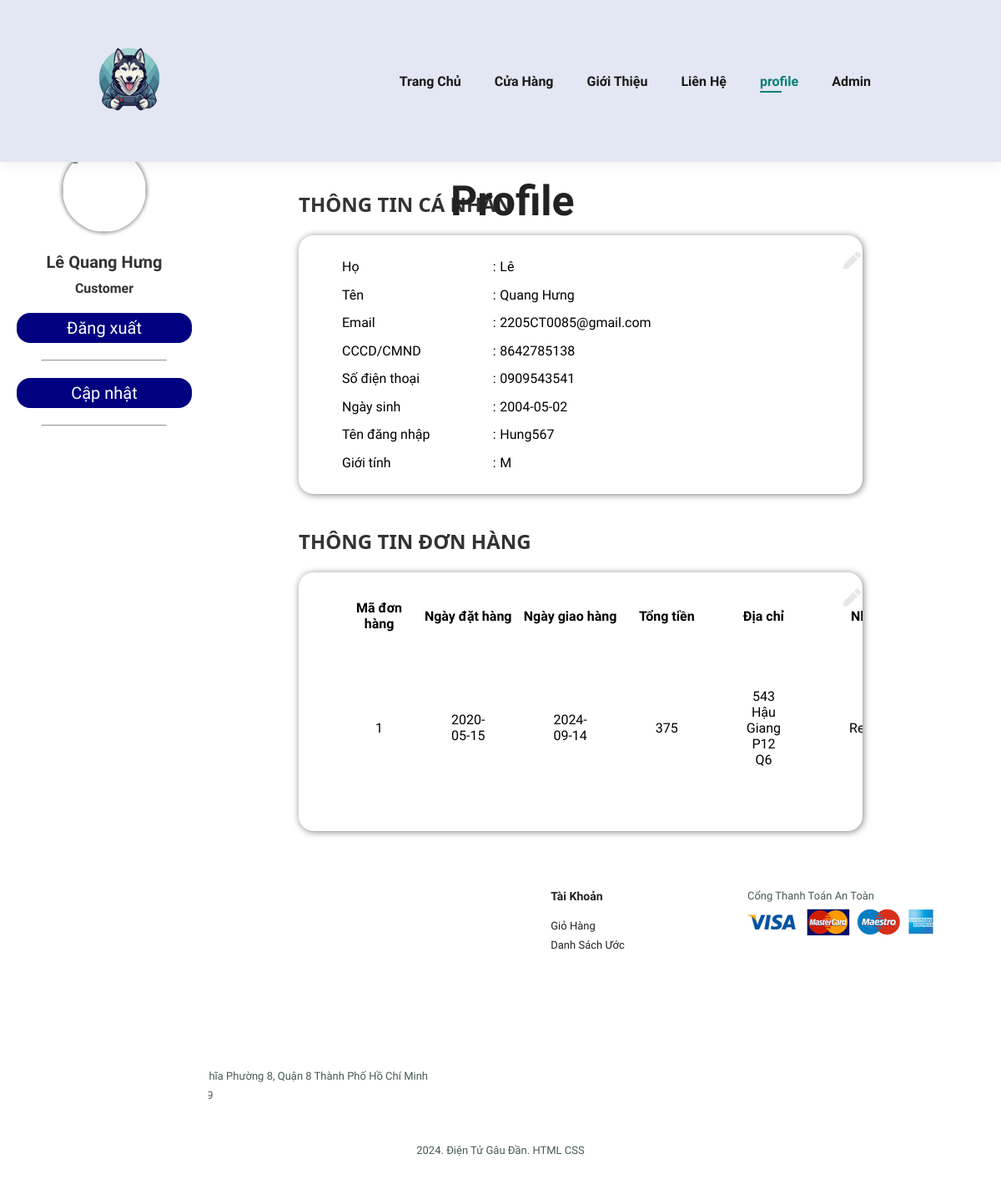
The app's page /profile.php (signed in) with its own data.
### tables this page shows
CREATE TABLE `accounts` (
  `aid` int(11) NOT NULL,
  `afname` varchar(100) NOT NULL,
  `alname` varchar(100) NOT NULL,
  `phone` char(10) NOT NULL,
  `email` varchar(100) NOT NULL,
  `cnic` char(12) NOT NULL,
  `dob` date NOT NULL,
  `username` varchar(100) NOT NULL,
  `gender` varchar(10) NOT NULL,
  `password` varchar(100) NOT NULL
);

CREATE TABLE `orders` (
  `oid` int(11) NOT NULL,
  `dateod` date NOT NULL,
  `datedel` date DEFAULT NULL,
  `aid` int(11) NOT NULL,
  `address` varchar(255) NOT NULL,
  `city` varchar(50) NOT NULL,
  `country` varchar(100) NOT NULL,
  `account` char(16) DEFAULT NULL,
  `total` int(11) NOT NULL
);

### profile.php (the view, shortened to what this page needs)
<!DOCTYPE html>
<html lang="en">
<head>
    <link rel="stylesheet" href="https://pro.fontawesome.com/releases/v5.10.0/css/all.css" />
    <link rel="stylesheet" href="https://pro.fontawesome.com/releases/v5.10.0/css/all.css" />
    <link rel="stylesheet" href="style.css" />
</head>
<body>
    <section id="header">
        <a href="index.php"><img src="img/logo.jpg" class="logo" alt="" /></a>
        <div>
            <ul id="navbar">
                <li><a href="index.php">Trang Chủ</a></li>
                <li><a href="shop.php">Cửa Hàng</a></li>
                <li><a href="about.php">Giới Thiệu</a></li>
                <li><a href="contact.php">Liên Hệ</a></li>
                <?php
        if ($_SESSION['aid'] < 0) {
          echo "   <li><a href='login.php'>login</a></li>
            <li><a  href='signup.php'>SignUp</a></li>
            ";
        } else {
          echo "   <li><a class='active'  href='profile.php'>profile</a></li>
          ";
        }
        ?>
                <li><a href="admin.php">Admin</a></li>
                <li id="lg-bag">
                    <a href="cart.php"><i class="far fa-shopping-bag"></i></a>
                </li>
            </ul>
        </div>
    </section>
    <div class="navbar-top">
        <div class="title">
            <h1>Profile</h1>
        </div>
    </div>
    <div class="sidenav">
        <div class="profile">
            <img src="https://imdezcode.files.wordpress.com/2020/02/imdezcode-logo.png" alt="" width="100" height="100">
            <?php
      include("include/connect.php");
      $aid = $_SESSION['aid'];
      $query = "SELECT * FROM ACCOUNTS WHERE aid = $aid";
      $result = mysqli_query($con, $query);
      $row = mysqli_fetch_assoc($result);
      $afname = $row['afname'];
      $alname = $row['alname'];
      $name = $afname . " " . $alname;
      echo "
      <div class='name'>
        $name
      </div>
      <div class='job'>
        Customer
      </div>
    </div>
    "
        ?>
            <div class="sidenav-url">
                <div class="url">
                    <a href='profile.php?lo=1' class="btn logup">Đăng xuất</a>
                    <hr allign="center">
                </div>
                <div class="url">
                    <a href='profile.php?upd=1' class="btn logup">Cập nhật</a>
                    <hr allign="center">
                </div>
            </div>
        </div>
        <div class="main">
            <h2>THÔNG TIN CÁ NHÂN</h2>
            <div class="card">
                <div class="card-body">
                    <i class="fa fa-pen fa-xs edit"></i>
                    <table>
                        <tbody>
                            <?php
              if (isset($_GET['upd'])) {
                include("include/connect.php");
                $aid = $_SESSION['aid'];
                $query = "SELECT * FROM ACCOUNTS WHERE aid = $aid";
                $result = mysqli_query($con, $query);
                $row = mysqli_fetch_assoc($result);
                $afname = $row['afname'];
                $alname = $row['alname'];
                $phone = $row['phone'];
                $email = $row['email'];
                $cnic = $row['cnic'];
                $dob = $row['dob'];
                $user = $row['username'];
                $gender = $row['gender'];
                echo "
              <form class='form1' method='post'>
              <tr>
                <td>Họ</td>
                <td>:</td>
                <td><input name='a1' type='text' value='$afname'></td>
              </tr>
              <tr>
                <td>Tên</td>
                <td>:</td>
                <td><input name='a2' type='text' value='$alname'></td>
              </tr>
              <tr>
                <td>Email</td>
                <td>:</td>
                <td><input name='a3' type='text' value='$email'></td>
              </tr>
              <tr>
                <td>CCCD/CMND</td>
                <td>:</td>
                <td><input name='a4' type='text' value='$cnic'></td>
              </tr>
              <tr>
              <td>Số điện thoại</td>
              <td>:</td>
              <td><input name='a5' type='text' value='$phone'></td>
              </tr>
              <tr>
              <td>Ngày sinh</td>
              <td>:</td>
              <td><input name='a6' type='date' value='$dob'></td>
              </tr>
              <tr>
              <td><button name='submit' type='submit' class='btn' style='width: 50%;'>Cập Nhật</button></td>
              </tr>
              </form>
              ";
              } else {
                include("include/connect.php");
                $aid = $_SESSION['aid'];
                $query = "SELECT * FROM ACCOUNTS WHERE aid = $aid";
                $result = mysqli_query($con, $query);
                $row = mysqli_fetch_assoc($result);
                $afname = $row['afname'];
                $alname = $row['alname'];
                $phone = $row['phone'];
                $email = $row['email'];
                $cnic = $row['cnic'];
                $dob = $row['dob'];
                $user = $row['username'];
                $gender = $row['gender'];
                echo "
              <tr>
                <td>Họ</td>
                <td>:</td>
                <td>$afname</td>
              </tr>
              <tr>
                <td>Tên</td>
                <td>:</td>
                <td>$alname</td>
              </tr>
              <tr>
                <td>Email</td>
                <td>:</td>
                <td>$email</td>
              </tr>
              <tr>
                <td>CCCD/CMND</td>
                <td>:</td>
                <td>$cnic</td>
              </tr>
              <tr>
              <td>Số điện thoại</td>
              <td>:</td>
              <td>$phone</td>
              </tr>
              <tr>
              <td>Ngày sinh</td>
              <td>:</td>
              <td>$dob</td>
              </tr>
              <tr>
              <td>Tên đăng nhập</td>
              <td>:</td>
              <td>$user</td>
              </tr>
              <tr>
              <td>Giới tính</td>
              <td>:</td>
              <td>$gender</td>
              </tr>
              ";
              }
              ?>
                        </tbody>
                    </table>
                </div>
            </div>
            <?php
      if (isset($_GET['odd'])) {
        include("include/connect.php");
        $oid = $_GET['odd'];
        $query = "select * from `order-details` where oid = $oid";
        $result = mysqli_query($con, $query);
        echo "<h2>Nhân xét</h2>
                  <div class='card'>
                  <div class='card-body'>
                      <i class='fa fa-pen fa-xs edit'></i>
                      <div class='tb' style: 'height: 700px; max-height: 700px;'>
                      <form method='post'> <table style='display:table; max-height: 700px;' class='tb'><thead>
                <tr>
                  <th>Tên</th>
                  <th>Hình ảnh</th>
                  <th>Giá</th>
                  <th>Nhận xét</th>
                  <th>Đánh Giá</th>
                </tr>
                </thead><tbody>";
        while ($row = mysqli_fetch_assoc($result)) {
          include("include/connect.php");
          $pid = $row['pid'];
          $query = "select * from products where pid = $pid";
          $result2 = mysqli_query($con, $query);
          $row2 = mysqli_fetch_assoc($result2);
          $img = $row2['img'];
          $pname = $row2['pname'];
          $price = $row2['price'];
          echo " <tr>
                    <td>$pname</td>
                    <td><img src='product_images/$img' width='50px' height='50px' alt='Product 1'></td>
                    <td>$price</td>
                    <td><textarea name='$pid-te'> </textarea></td>
                    <td>
                      <fieldset class='rating' style='width: 300px; padding: 0;' id = 'a-$pid-rating'>
                        <input type='radio' onclick='bruh(`$pid`)' id='$pid-rating1' name='$pid-rating' value='1' required><label for='$pid-rating1' style='padding: 10px;'></label>
                        <input type='radio' onclick='bruh(`$pid`)' id='$pid-rating2' name='$pid-rating' value='2' ><label for='$pid-rating2' style='padding: 10px;'></label>
                        <input type='radio' onclick='bruh(`$pid`)' id='$pid-rating3' name='$pid-rating' value='3' ><label for='$pid-rating3' style='padding: 10px;'></label>
                        <input type='radio' onclick='bruh(`$pid`)' id='$pid-rating4' name='$pid-rating' value='4' ><label for='$pid-rating4' style='padding: 10px;'></label>
                        <input type='radio' onclick='bruh(`$pid`)' id='$pid-rating5' name='$pid-rating' value='5' ><label for='$pid-rating5' style='padding: 10px;'></label>
                      </fieldset>
                    </td>
                  </tr><script>bruh(`$pid`);</script>";
        }
        echo "</tbody></table><div class='asd'><button type='submit' name='abc' class = 'btn' >Gửi</button></div>
                </form></tbody>
                  </table>
              </div>
          </div>
     ";
      } else {
        echo "<h2>THÔNG TIN ĐƠN HÀNG</h2>
                <div class='card'>
                <div class='card-body'>
                    <i class='fa fa-pen fa-xs edit'></i>
                    <div class='tb'>
                        <table style='display:table;' class='tb'>
                            <thead>
                                <tr>
                                    <th>Mã đơn hàng</th>
                                    <th>Ngày đặt hàng</th>
                                    <th>Ngày giao hàng</th>
                                    <th>Tổng tiền</th>
                                    <th>Địa chỉ</th>
                                    <th>Nhận xét</th>
                                </tr>
                            </thead>
                            <tbody>";
        include("include/connect.php");
        $aid = $_SESSION['aid'];
        $query = "SELECT * FROM orders join accounts on orders.aid = accounts.aid where orders.aid = $aid";
        $result = mysqli_query($con, $query);
        while ($row = mysqli_fetch_assoc($result)) {
          $oid = $row['oid'];
          $dateod = $row['dateod'];
          $datedel = $row['datedel'];
          $add = $row['address'];
          $pri = $row['total'];
          echo "
                <tr>
                <td>$oid</td>
                    <td>$dateod</td>
                    <td>$datedel</td>
                    <td>$pri</td>
                <td style='max-width: 300px; max-height: 100px; overflow-x: auto; overflow-y: auto;'>$add</td>
                ";
          if ($datedel != "Not Delivered") {
            $query1 = "select* from reviews where oid = $oid";
            $r = mysqli_query($con, $query1);
            $w = mysqli_fetch_assoc($r);
            if (empty($w))
              echo "<td><a href='profile.php?odd=$oid'><button class='insert-btn'>Review</button></a></td>";
            else
              echo "<td>Reviewed</td>";
          }
          echo "</tr>";
        }
        echo "</tbody>
                  </table>
              </div>
          </div>
      </div>";
      }
      ?>
        </div>
        <footer class="section-p1">
        <div class="col">
            <h4>Liên Hệ</h4>
            <p>
                <strong>Địa Chỉ: </strong> 1130 Nguyễn Chế Nghĩa Phường 8, Quận 8 Thành Phố Hồ Chí Minh
            </p>
            <p>
                <strong>Số Điện Thoại: </strong> +84999999999
            </p>
            <p>
                <strong>Giờ Làm Việc: </strong> 8:00 - 18:00
            </p>
        </div>
        <div class="col">
            <h4>Tài Khoản</h4>
            <a href="cart.php">Giỏ Hàng</a>
            <a href="wishlist.php">Danh Sách Ước</a>
        </div>
        <div class="col install">
            <p>Cổng Thanh Toán An Toàn</p>
            <img src="img/pay/pay.png" />
        </div>
        <div class="copyright">
            <p>2024. Điện Tử Gâu Đần. HTML CSS </p>
        </div>
    </footer>
</body>
</html>

### style.css (style rules this page uses)
* { margin: 0; padding: 0; box-sizing: border-box; font-family: "Spartan", sans-serif; }
html { scroll-behavior: smooth; }
h1 { font-size: 50px; line-height: 64px; color: #222; }
h2 { font-size: 46px; line-height: 54px; color: #222; }
h4 { font-size: 20px; color: #222; }
p { font-size: 16px; color: #465b52; margin: 15px 0 20px 0; }
.section-p1 { padding: 40px 80px; }
body { width: 100%; }
#header { display: flex; align-items: center; justify-content: space-between; padding: 20px 80px; background: #e3e6f3; box-shadow: 0 5px 15px rgba(0, 0, 0, 0.06); position: sticky; z-index: 999; top: 0; left: 0; }
#navbar { display: flex; align-items: center; justify-content: center; }
#navbar li { list-style: none; padding: 0 20px; position: relative; }
#navbar li a { text-decoration: none; font-size: 16px; font-weight: 600; color: #1a1a1a; transition: 0.3s ease; }
#navbar li a:hover, #navbar li a.active { color: #088178; }
#navbar li a.active::after, #navbar li a:hover::after { content: ""; width: 30%; height: 2px; background: #088178; position: absolute; bottom: -4px; left: 20px; }
footer { display: flex; flex-wrap: wrap; justify-content: space-between; }
footer .col { display: flex; flex-direction: column; align-items: flex-start; margin-bottom: 20px; }
footer h4 { font-size: 14px; padding-bottom: 20px; }
footer a { font-size: 13px; margin: 0 0 8px 0; text-decoration: none; color: #222; }
footer p { font-size: 13px; margin: 0 0 8px 0; }
footer .copyright { width: 100%; text-align: center; }
.btn { outline: none; border: none; padding: 10px 30px; background-color: navy; color: white; border-radius: 1rem; width: 20%; cursor: pointer; }
.title { padding-top: 15px; position: absolute; left: 45%; }
.sidenav { background-color: #fff; color: #333; margin-top: 100px; border-bottom-right-radius: 25px; height: 86%; left: 0; overflow-x: hidden; padding-top: 20px; position: absolute; top: 70px; width: 250px; }
.url { margin: 20px 0px; }
.profile { margin-bottom: 20px; margin-top: -12px; text-align: center; }
.profile img { border-radius: 50%; box-shadow: 0px 0px 5px 1px grey; }
.name { font-size: 20px; font-weight: bold; padding-top: 20px; }
.job { font-size: 16px; font-weight: bold; padding-top: 10px; }
.url, hr { text-align: center; }
.url hr { margin-left: 20%; width: 60%; }
.url a { color: #fff; display: block; font-size: 20px; margin: 20px; padding: 6px 8px; text-decoration: none; }
.main { margin-top: 2%; margin-left: 29%; font-size: 28px; padding: 0 10px; width: 58%; }
.main h2 { color: #333; font-family: "Segoe UI", Tahoma, Geneva, Verdana, sans-serif; font-size: 24px; margin-bottom: 10px; }
.main .card { background-color: #fff; border-radius: 18px; box-shadow: 1px 1px 8px 0 grey; height: auto; margin-bottom: 30px; padding: 20px 0 20px 50px; }
.main .card table { border: none; font-size: 16px; height: 270px; width: 80%; }
.edit { position: absolute; color: #e7e7e8; right: 14%; }

### profile.php (style rules this page uses)
.tb { max-height: 400px; overflow-x: auto; overflow-y: auto; }
.tb tr { height: 60px; margin: 10px; }
.tb td { text-align: center; margin: 10px; padding-left: 40px; padding-right: 40px; }
.logup { width: auto; }

### records on screen
accounts: name "Lê Quang Hưng", afname "Lê", alname "Quang Hưng", email "2205CT0085@gmail.com", cnic "8642785138", phone "0909543541", dob "2004-05-02", username "Hung567", gender "M"
orders: oid "1", dateod "2020-05-15", datedel "2024-09-14", total "375", address "543 Hậu Giang P12 Q6", shows "Reviewed"
